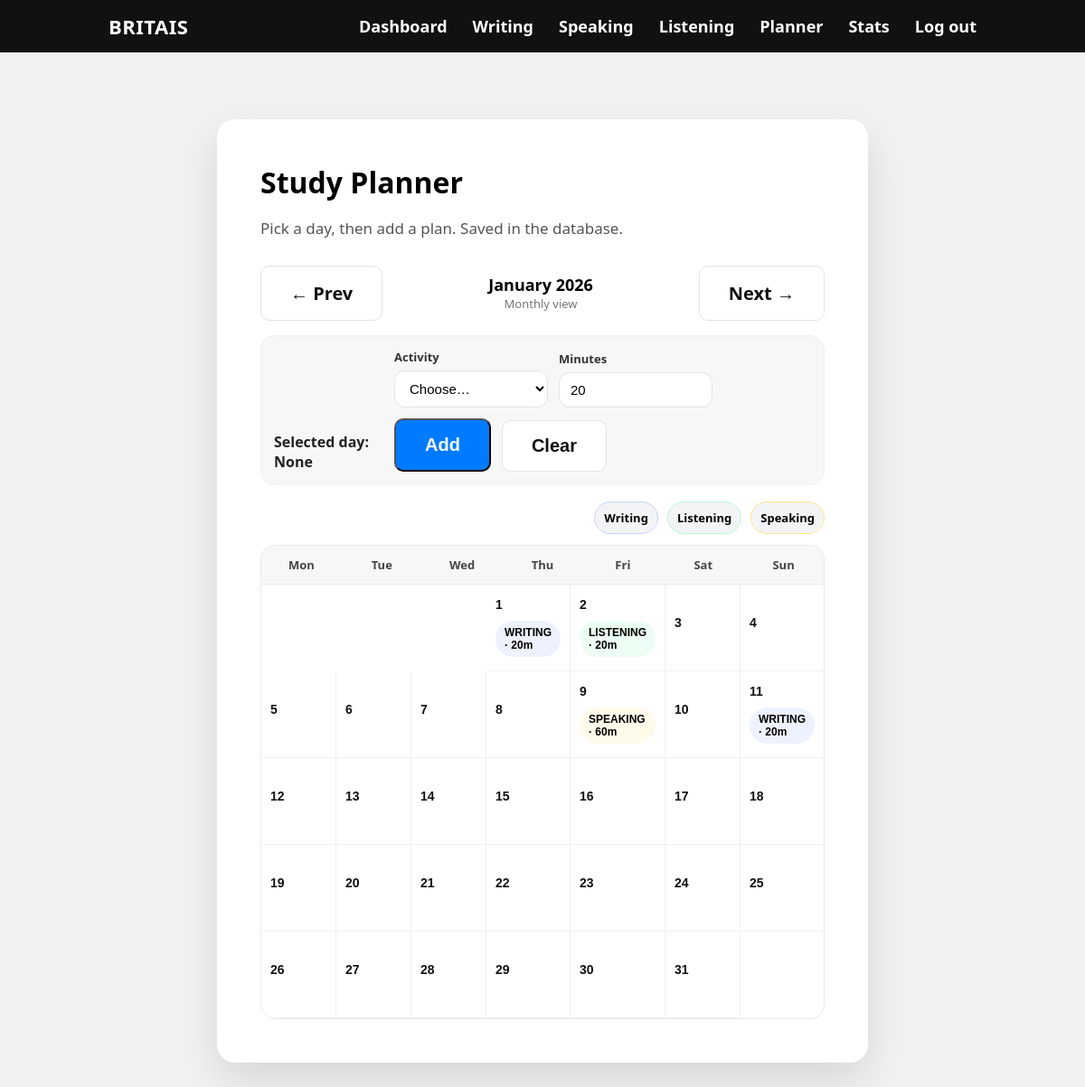
The page /planner/2026/1 (signed in) on the database its author committed.
### models.py (models this page shows, shortened)
class PlannerEntry(db.Model):
    __tablename__ = "tb_planner_entries"
    id = db.Column(db.Integer, primary_key=True)
    user_id = db.Column(db.Integer, db.ForeignKey("tb_users.id"), nullable=False)
    date = db.Column(db.Date, nullable=False)
    activity = db.Column(db.String(50), nullable=False)  # Activity type (Writing, Speaking, Listening)
    minutes = db.Column(db.Integer, default=30)
    user = db.relationship("User", back_populates="planner_entries")

### app.py (the view, shortened to what this page needs)
@app.route("/planner", methods=["GET", "POST"])
@app.route("/planner/<int:year>/<int:month>", methods=["GET", "POST"])
@login_required
def planner(year=None, month=None):
    user = current_user()
    today = date.today()
    year = year or today.year
    month = month or today.month
    month_name = calendar.month_name[month]
    days_in_month = calendar.monthrange(year, month)[1]
    first_weekday = date(year, month, 1).weekday()
    first = date(year, month, 1)
    prev_month_date = (first - timedelta(days=1)).replace(day=1)
    next_month_date = (first + timedelta(days=days_in_month + 1)).replace(day=1)
    prev_year, prev_month = prev_month_date.year, prev_month_date.month
    next_year, next_month = next_month_date.year, next_month_date.month
    start = date(year, month, 1)
    end = date(year, month, days_in_month)
    entries = (
        PlannerEntry.query
        .filter(PlannerEntry.user_id == user.id)
        .filter(PlannerEntry.date >= start)
        .filter(PlannerEntry.date <= end)
        .order_by(PlannerEntry.date.asc())
        .all()
    )
    entries_by_day = {}
    for e in entries:
        entries_by_day.setdefault(e.date.day, []).append(e)
    return render_template(
        "planner.html",
        year=year,
        month=month,
        month_name=month_name,
        days_in_month=days_in_month,
        first_weekday=first_weekday,
        prev_year=prev_year,
        prev_month=prev_month,
        next_year=next_year,
        next_month=next_month,
        entries_by_day=entries_by_day,
    )

### app.py (called while the page is built)
def current_user():
    email = session.get("user_email")
    return User.query.filter_by(email=email).first() if email else None

def login_required(view):
    @wraps(view)
    def wrapped(*args, **kwargs):
        if not current_user():
            return redirect(url_for("login"))
        return view(*args, **kwargs)
    return wrapped

### templates/planner.html (shortened to what this page needs)
{% extends "base.html" %}
{% block content %}
<div class="task-page">
  <div class="task-card">
    <h2 class="task-title">Study Planner</h2>
    <p class="task-subtitle">
      Pick a day, then add a plan. Saved in the database.
    </p>
    <div class="cal-header" style="display:flex; align-items:center; justify-content:space-between; gap:16px;">
      <a class="btn secondary" href="{{ url_for('planner', year=prev_year, month=prev_month) }}">← Prev</a>
      <div style="text-align:center;">
        <div class="cal-month-name">{{ month_name }} {{ year }}</div>
        <div class="cal-month-hint">Monthly view</div>
      </div>
      <a class="btn secondary" href="{{ url_for('planner', year=next_year, month=next_month) }}">Next →</a>
    </div>
    <div class="planner-controls" style="margin-top:16px;">
      <div class="pc-left">
        <div class="selected-day">
          Selected day: <strong id="selectedDayLabel">None</strong>
        </div>
      </div>
      <form class="pc-form" method="POST" action="{{ url_for('planner', year=year, month=month) }}" onsubmit="return beforeSubmit();">
        <label class="pc-field">
          Activity
          <select name="activity" id="activitySelect" required>
            <option value="" disabled selected>Choose…</option>
          </select>
        </label>
        <label class="pc-field">
          Minutes
          <input name="minutes" id="minutesInput" type="number" min="5" step="5" value="20" required />
        </label>
        <button class="btn primary pc-btn" type="submit">Add</button>
        <button class="btn pc-btn secondary" type="button" onclick="clearSelection()">Clear</button>
      </form>
    </div>
    <div class="cal-legend" style="margin-top:12px;">
      <span class="pill pill-writing">Writing</span>
      <span class="pill pill-listening">Listening</span>
      <span class="pill pill-speaking">Speaking</span>
    </div>
    <div class="calendar" style="margin-top:12px;">
      <div class="cal-weekdays">
        <div class="wd">Mon</div><div class="wd">Tue</div><div class="wd">Wed</div>
        <div class="wd">Thu</div><div class="wd">Fri</div><div class="wd">Sat</div><div class="wd">Sun</div>
      </div>
      <div class="cal-grid" id="calGrid">
        {% for _ in range(first_weekday) %}
          <div class="day blank" aria-hidden="true"></div>
        {% endfor %}
        {% for d in range(1, days_in_month + 1) %}
          <button type="button" class="day day-btn" data-day="{{ d }}" onclick="selectDay({{ d }})">
            <div class="num">{{ d }}</div>
            <div class="plans" id="plans-{{ d }}">
              {% for e in entries_by_day.get(d, []) %}
                <div class="tag {{ e.activity|lower }}">
                  {{ e.activity }} · {{ e.minutes }}m
                </div>
              {% endfor %}
            </div>
          </button>
        {% endfor %}
        {% set total_cells = first_weekday + days_in_month %}
        {% set trailing = (7 - (total_cells % 7)) % 7 %}
        {% for _ in range(trailing) %}
          <div class="day blank" aria-hidden="true"></div>
        {% endfor %}
      </div>
    </div>
  </div>
</div>
{% endblock %}

### templates/base.html (shortened to what this page needs)
<!DOCTYPE html>
<html lang="en">
<head>
  <link rel="stylesheet" href="{{ url_for('static', filename='css/styles.css') }}">
</head>
<body>
  <div class="nav">
    <div class="logo">
      <a href="{{ url_for('home') }}" style="color:#fff; text-decoration:none;">BRITAIS</a>
    </div>
    <div class="links">
      {% if session.get('user_email') %}
        <a href="{{ url_for('dashboard') }}">Dashboard</a>
        <a href="{{ url_for('writing') }}">Writing</a>
        <a href="{{ url_for('speaking') }}">Speaking</a>
        <a href="{{ url_for('listening') }}">Listening</a>
        <a href="{{ url_for('planner') }}">Planner</a>
        <a href="{{ url_for('stats') }}">Stats</a>
        <a href="{{ url_for('logout') }}">Log out</a>
      {% else %}
        <a href="{{ url_for('login') }}">Login</a>
        <a href="{{ url_for('signup') }}">Sign up</a>
      {% endif %}
    </div>
  </div>
  <div class="content">
    {% block content %}{% endblock %}
  </div>
</body>
</html>

### static/css/styles.css (style rules this page uses)
body { font-family:'Segoe UI',Tahoma,sans-serif; margin:0; background:#f2f2f2; }
.nav { background:#111; padding:14px 120px; display:flex; justify-content:space-between; align-items:center; }
.logo { color:#fff; font-weight:900; font-size:22px; letter-spacing:.5px; }
.links { display:flex; gap:28px; }
.links a { color:#fff; text-decoration:none; font-weight:700; font-size:18px; }
.btn { display:inline-block; padding:16px 32px; border-radius:10px; font-size:20px; text-decoration:none; font-weight:bold; cursor:pointer; }
.btn.primary { background:#007BFF; color:#fff; }
.btn.secondary { background:#fff; border:1px solid #dfe3ea; color:#111; }
.task-page { display:flex; justify-content:center; padding:60px 120px; }
.task-card { width:100%; max-width:720px; background:#ffffff; border-radius:20px; padding:48px; box-shadow:0 18px 48px rgba(0,0,0,0.12); box-sizing:border-box; }
.task-title { font-size:32px; font-weight:800; margin:0 0 8px; }
.task-subtitle { font-size:17px; color:#555; margin-bottom:28px; line-height:1.5; }
.planner-controls { display:flex; justify-content:space-between; align-items:flex-end; gap:16px; margin:10px 0 18px; padding:14px; background:#f7f7f8; border:1px solid #eef0f4; border-radius:16px; }
.selected-day { font-weight:700; color:#222; }
.pc-form { display:flex; gap:12px; align-items:flex-end; flex-wrap:wrap; }
.pc-field { display:flex; flex-direction:column; gap:6px; font-size:13px; font-weight:800; color:#333; }
.pc-field select, .pc-field input { width:170px; padding:10px 12px; border-radius:12px; border:1px solid #dfe3ea; background:#fff; box-sizing:border-box; font-size:15px; }
.cal-header { display:flex; justify-content:space-between; align-items:flex-start; gap:16px; margin:14px 0; }
.cal-month-name { font-size:18px; font-weight:900; }
.cal-month-hint { font-size:13px; color:#777; }
.cal-legend { display:flex; gap:10px; flex-wrap:wrap; justify-content:flex-end; }
.pill { font-size:13px; font-weight:800; padding:8px 10px; border-radius:999px; background:#f3f4f6; }
.pill-writing { border:1px solid #c7d2fe; }
.pill-listening { border:1px solid #bbf7d0; }
.pill-speaking { border:1px solid #fde68a; }
.calendar { border:1px solid #e6e8ef; border-radius:16px; overflow:hidden; background:#fff; }
.cal-weekdays { display:grid; grid-template-columns:repeat(7,1fr); background:#f7f7f8; border-bottom:1px solid #e6e8ef; }
.wd { padding:12px 10px; text-align:center; font-size:13px; font-weight:900; color:#444; }
.cal-grid { display:grid; grid-template-columns:repeat(7,1fr); }
.day-btn { appearance:none; -webkit-appearance:none; border:0; background:#fff; text-align:left; padding:10px; min-height:96px; cursor:pointer; box-sizing:border-box; border-right:1px solid #eef0f4; border-bottom:1px solid #eef0f4; }
.cal-grid .day-btn:nth-child(7n) { border-right:none; }
.num { font-weight:900; font-size:14px; color:#111; }
.plans { margin-top:10px; display:flex; flex-direction:column; gap:6px; }
.tag { display:inline-block; font-size:12px; font-weight:900; padding:6px 10px; border-radius:999px; background:#f3f4f6; }
.tag.writing { background:#eef2ff; }
.tag.listening { background:#ecfdf3; }
.tag.speaking { background:#fffbeb; }
.day.blank { background: transparent; border: none; box-shadow: none; cursor: default; }

### rows shown on the page
PlannerEntry: activity "WRITING", minutes "20"
PlannerEntry: activity "LISTENING", minutes "20"
PlannerEntry: activity "SPEAKING", minutes "60"
PlannerEntry: activity "WRITING", minutes "20"

### other values the page prints
{{ month_name }} "January"
{{ year }} "2026"
{{ d }} "1" "2" "3" "4" "5" "6" "7" "8" "9" "10" "11" "12" "13" "14" "15" "16" "17" "18" "19" "20" "21" "22" "23" "24" "25" "26" "27" "28" "29" "30" "31"
